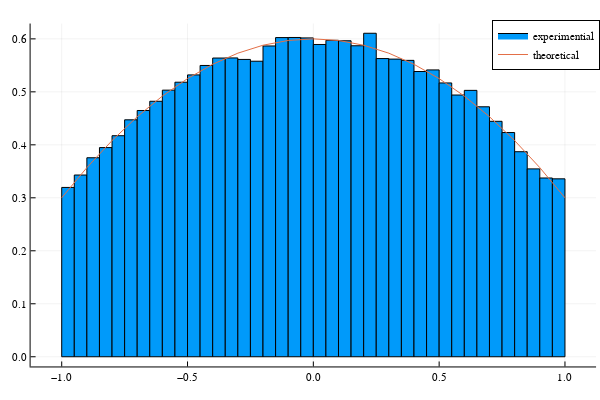

Notebook source saved alongside this figure:
### Code cell
P(x) = -1 ≤ x ≤ 1 ? 3*(1-x^2/2)/5 : 0
Ys = reject_method(P,cos,u->asin(2u-1),N=10^5)

histogram(Ys,normalize=:pdf,label="experimential")
xs = -1:0.1:1
plot!(P,xs,label="theoretical")

### Figure 1 — Plotly figure (JSON) as saved in the notebook; plotly's stock layout.template omitted (floating-point values rounded to 4 significant figures)
{"data": [{"fill": "tozeroy", "fillcolor": "rgba(0, 154, 250, 1.000)", "legendgroup": "experimential", "line": {"color": "rgba(0, 0, 0, 1)", "dash": "solid", "width": 1}, "mode": "lines", "name": "experimential", "showlegend": true, "type": "scatter", "x": [-1, -1, -0.95, -0.95, -1, -1], "xaxis": "x", "y": [0.3196, 0, 0, 0.3196, 0.3196, 0.3196], "yaxis": "y"}, {"fill": "tozeroy", "fillcolor": "rgba(0, 154, 250, 1.000)", "legendgroup": "experimential", "line": {"color": "rgba(0, 0, 0, 1)", "dash": "solid", "width": 1}, "mode": "lines", "name": "experimential", "showlegend": false, "type": "scatter", "x": [-0.95, -0.95, -0.9, -0.9, -0.95, -0.95], "xaxis": "x", "y": [0.343, 0, 0, 0.343, 0.343, 0.343], "yaxis": "y"}, {"fill": "tozeroy", "fillcolor": "rgba(0, 154, 250, 1.000)", "legendgroup": "experimential", "line": {"color": "rgba(0, 0, 0, 1)", "dash": "solid", "width": 1}, "mode": "lines", "name": "experimential", "showlegend": false, "type": "scatter", "x": [-0.9, -0.9, -0.85, -0.85, -0.9, -0.9], "xaxis": "x", "y": [0.3756, 0, 0, 0.3756, 0.3756, 0.3756], "yaxis": "y"}, {"fill": "tozeroy", "fillcolor": "rgba(0, 154, 250, 1.000)", "legendgroup": "experimential", "line": {"color": "rgba(0, 0, 0, 1)", "dash": "solid", "width": 1}, "mode": "lines", "name": "experimential", "showlegend": false, "type": "scatter", "x": [-0.85, -0.85, -0.8, -0.8, -0.85, -0.85], "xaxis": "x", "y": [0.3948, 0, 0, 0.3948, 0.3948, 0.3948], "yaxis": "y"}, {"fill": "tozeroy", "fillcolor": "rgba(0, 154, 250, 1.000)", "legendgroup": "experimential", "line": {"color": "rgba(0, 0, 0, 1)", "dash": "solid", "width": 1}, "mode": "lines", "name": "experimential", "showlegend": false, "type": "scatter", "x": [-0.8, -0.8, -0.75, -0.75, -0.8, -0.8], "xaxis": "x", "y": [0.4172, 0, 0, 0.4172, 0.4172, 0.4172], "yaxis": "y"}, {"fill": "tozeroy", "fillcolor": "rgba(0, 154, 250, 1.000)", "legendgroup": "experimential", "line": {"color": "rgba(0, 0, 0, 1)", "dash": "solid", "width": 1}, "mode": "lines", "name": "experimential", "showlegend": false, "type": "scatter", "x": [-0.75, -0.75, -0.7, -0.7, -0.75, -0.75], "xaxis": "x", "y": [0.4472, 0, 0, 0.4472, 0.4472, 0.4472], "yaxis": "y"}, {"fill": "tozeroy", "fillcolor": "rgba(0, 154, 250, 1.000)", "legendgroup": "experimential", "line": {"color": "rgba(0, 0, 0, 1)", "dash": "solid", "width": 1}, "mode": "lines", "name": "experimential", "showlegend": false, "type": "scatter", "x": [-0.7, -0.7, -0.65, -0.65, -0.7, -0.7], "xaxis": "x", "y": [0.4648, 0, 0, 0.4648, 0.4648, 0.4648], "yaxis": "y"}, {"fill": "tozeroy", "fillcolor": "rgba(0, 154, 250, 1.000)", "legendgroup": "experimential", "line": {"color": "rgba(0, 0, 0, 1)", "dash": "solid", "width": 1}, "mode": "lines", "name": "experimential", "showlegend": false, "type": "scatter", "x": [-0.65, -0.65, -0.6, -0.6, -0.65, -0.65], "xaxis": "x", "y": [0.4822, 0, 0, 0.4822, 0.4822, 0.4822], "yaxis": "y"}, {"fill": "tozeroy", "fillcolor": "rgba(0, 154, 250, 1.000)", "legendgroup": "experimential", "line": {"color": "rgba(0, 0, 0, 1)", "dash": "solid", "width": 1}, "mode": "lines", "name": "experimential", "showlegend": false, "type": "scatter", "x": [-0.6, -0.6, -0.55, -0.55, -0.6, -0.6], "xaxis": "x", "y": [0.5032, 0, 0, 0.5032, 0.5032, 0.5032], "yaxis": "y"}, {"fill": "tozeroy", "fillcolor": "rgba(0, 154, 250, 1.000)", "legendgroup": "experimential", "line": {"color": "rgba(0, 0, 0, 1)", "dash": "solid", "width": 1}, "mode": "lines", "name": "experimential", "showlegend": false, "type": "scatter", "x": [-0.55, -0.55, -0.5, -0.5, -0.55, -0.55], "xaxis": "x", "y": [0.5182, 0, 0, 0.5182, 0.5182, 0.5182], "yaxis": "y"}, {"fill": "tozeroy", "fillcolor": "rgba(0, 154, 250, 1.000)", "legendgroup": "experimential", "line": {"color": "rgba(0, 0, 0, 1)", "dash": "solid", "width": 1}, "mode": "lines", "name": "experimential", "showlegend": false, "type": "scatter", "x": [-0.5, -0.5, -0.45, -0.45, -0.5, -0.5], "xaxis": "x", "y": [0.532, 0, 0, 0.532, 0.532, 0.532], "yaxis": "y"}, {"fill": "tozeroy", "fillcolor": "rgba(0, 154, 250, 1.000)", "legendgroup": "experimential", "line": {"color": "rgba(0, 0, 0, 1)", "dash": "solid", "width": 1}, "mode": "lines", "name": "experimential", "showlegend": false, "type": "scatter", "x": [-0.45, -0.45, -0.4, -0.4, -0.45, -0.45], "xaxis": "x", "y": [0.5498, 0, 0, 0.5498, 0.5498, 0.5498], "yaxis": "y"}, {"fill": "tozeroy", "fillcolor": "rgba(0, 154, 250, 1.000)", "legendgroup": "experimential", "line": {"color": "rgba(0, 0, 0, 1)", "dash": "solid", "width": 1}, "mode": "lines", "name": "experimential", "showlegend": false, "type": "scatter", "x": [-0.4, -0.4, -0.35, -0.35, -0.4, -0.4], "xaxis": "x", "y": [0.5638, 0, 0, 0.5638, 0.5638, 0.5638], "yaxis": "y"}, {"fill": "tozeroy", "fillcolor": "rgba(0, 154, 250, 1.000)", "legendgroup": "experimential", "line": {"color": "rgba(0, 0, 0, 1)", "dash": "solid", "width": 1}, "mode": "lines", "name": "experimential", "showlegend": false, "type": "scatter", "x": [-0.35, -0.35, -0.3, -0.3, -0.35, -0.35], "xaxis": "x", "y": [0.564, 0, 0, 0.564, 0.564, 0.564], "yaxis": "y"}, {"fill": "tozeroy", "fillcolor": "rgba(0, 154, 250, 1.000)", "legendgroup": "experimential", "line": {"color": "rgba(0, 0, 0, 1)", "dash": "solid", "width": 1}, "mode": "lines", "name": "experimential", "showlegend": false, "type": "scatter", "x": [-0.3, -0.3, -0.25, -0.25, -0.3, -0.3], "xaxis": "x", "y": [0.5612, 0, 0, 0.5612, 0.5612, 0.5612], "yaxis": "y"}, {"fill": "tozeroy", "fillcolor": "rgba(0, 154, 250, 1.000)", "legendgroup": "experimential", "line": {"color": "rgba(0, 0, 0, 1)", "dash": "solid", "width": 1}, "mode": "lines", "name": "experimential", "showlegend": false, "type": "scatter", "x": [-0.25, -0.25, -0.2, -0.2, -0.25, -0.25], "xaxis": "x", "y": [0.5578, 0, 0, 0.5578, 0.5578, 0.5578], "yaxis": "y"}, {"fill": "tozeroy", "fillcolor": "rgba(0, 154, 250, 1.000)", "legendgroup": "experimential", "line": {"color": "rgba(0, 0, 0, 1)", "dash": "solid", "width": 1}, "mode": "lines", "name": "experimential", "showlegend": false, "type": "scatter", "x": [-0.2, -0.2, -0.15, -0.15, -0.2, -0.2], "xaxis": "x", "y": [0.5866, 0, 0, 0.5866, 0.5866, 0.5866], "yaxis": "y"}, {"fill": "tozeroy", "fillcolor": "rgba(0, 154, 250, 1.000)", "legendgroup": "experimential", "line": {"color": "rgba(0, 0, 0, 1)", "dash": "solid", "width": 1}, "mode": "lines", "name": "experimential", "showlegend": false, "type": "scatter", "x": [-0.15, -0.15, -0.1, -0.1, -0.15, -0.15], "xaxis": "x", "y": [0.6024, 0, 0, 0.6024, 0.6024, 0.6024], "yaxis": "y"}, {"fill": "tozeroy", "fillcolor": "rgba(0, 154, 250, 1.000)", "legendgroup": "experimential", "line": {"color": "rgba(0, 0, 0, 1)", "dash": "solid", "width": 1}, "mode": "lines", "name": "experimential", "showlegend": false, "type": "scatter", "x": [-0.1, -0.1, -0.05, -0.05, -0.1, -0.1], "xaxis": "x", "y": [0.6026, 0, 0, 0.6026, 0.6026, 0.6026], "yaxis": "y"}, {"fill": "tozeroy", "fillcolor": "rgba(0, 154, 250, 1.000)", "legendgroup": "experimential", "line": {"color": "rgba(0, 0, 0, 1)", "dash": "solid", "width": 1}, "mode": "lines", "name": "experimential", "showlegend": false, "type": "scatter", "x": [-0.05, -0.05, -5.551e-17, -5.551e-17, -0.05, -0.05], "xaxis": "x", "y": [0.6018, 0, 0, 0.6018, 0.6018, 0.6018], "yaxis": "y"}, {"fill": "tozeroy", "fillcolor": "rgba(0, 154, 250, 1.000)", "legendgroup": "experimential", "line": {"color": "rgba(0, 0, 0, 1)", "dash": "solid", "width": 1}, "mode": "lines", "name": "experimential", "showlegend": false, "type": "scatter", "x": [-5.551e-17, -5.551e-17, 0.05, 0.05, -5.551e-17, -5.551e-17], "xaxis": "x", "y": [0.5894, 0, 0, 0.5894, 0.5894, 0.5894], "yaxis": "y"}, {"fill": "tozeroy", "fillcolor": "rgba(0, 154, 250, 1.000)", "legendgroup": "experimential", "line": {"color": "rgba(0, 0, 0, 1)", "dash": "solid", "width": 1}, "mode": "lines", "name": "experimential", "showlegend": false, "type": "scatter", "x": [0.05, 0.05, 0.1, 0.1, 0.05, 0.05], "xaxis": "x", "y": [0.5972, 0, 0, 0.5972, 0.5972, 0.5972], "yaxis": "y"}, {"fill": "tozeroy", "fillcolor": "rgba(0, 154, 250, 1.000)", "legendgroup": "experimential", "line": {"color": "rgba(0, 0, 0, 1)", "dash": "solid", "width": 1}, "mode": "lines", "name": "experimential", "showlegend": false, "type": "scatter", "x": [0.1, 0.1, 0.15, 0.15, 0.1, 0.1], "xaxis": "x", "y": [0.5964, 0, 0, 0.5964, 0.5964, 0.5964], "yaxis": "y"}, {"fill": "tozeroy", "fillcolor": "rgba(0, 154, 250, 1.000)", "legendgroup": "experimential", "line": {"color": "rgba(0, 0, 0, 1)", "dash": "solid", "width": 1}, "mode": "lines", "name": "experimential", "showlegend": false, "type": "scatter", "x": [0.15, 0.15, 0.2, 0.2, 0.15, 0.15], "xaxis": "x", "y": [0.587, 0, 0, 0.587, 0.587, 0.587], "yaxis": "y"}, {"fill": "tozeroy", "fillcolor": "rgba(0, 154, 250, 1.000)", "legendgroup": "experimential", "line": {"color": "rgba(0, 0, 0, 1)", "dash": "solid", "width": 1}, "mode": "lines", "name": "experimential", "showlegend": false, "type": "scatter", "x": [0.2, 0.2, 0.25, 0.25, 0.2, 0.2], "xaxis": "x", "y": [0.6106, 0, 0, 0.6106, 0.6106, 0.6106], "yaxis": "y"}, {"fill": "tozeroy", "fillcolor": "rgba(0, 154, 250, 1.000)", "legendgroup": "experimential", "line": {"color": "rgba(0, 0, 0, 1)", "dash": "solid", "width": 1}, "mode": "lines", "name": "experimential", "showlegend": false, "type": "scatter", "x": [0.25, 0.25, 0.3, 0.3, 0.25, 0.25], "xaxis": "x", "y": [0.5628, 0, 0, 0.5628, 0.5628, 0.5628], "yaxis": "y"}, {"fill": "tozeroy", "fillcolor": "rgba(0, 154, 250, 1.000)", "legendgroup": "experimential", "line": {"color": "rgba(0, 0, 0, 1)", "dash": "solid", "width": 1}, "mode": "lines", "name": "experimential", "showlegend": false, "type": "scatter", "x": [0.3, 0.3, 0.35, 0.35, 0.3, 0.3], "xaxis": "x", "y": [0.5618, 0, 0, 0.5618, 0.5618, 0.5618], "yaxis": "y"}, {"fill": "tozeroy", "fillcolor": "rgba(0, 154, 250, 1.000)", "legendgroup": "experimential", "line": {"color": "rgba(0, 0, 0, 1)", "dash": "solid", "width": 1}, "mode": "lines", "name": "experimential", "showlegend": false, "type": "scatter", "x": [0.35, 0.35, 0.4, 0.4, 0.35, 0.35], "xaxis": "x", "y": [0.5594, 0, 0, 0.5594, 0.5594, 0.5594], "yaxis": "y"}, {"fill": "tozeroy", "fillcolor": "rgba(0, 154, 250, 1.000)", "legendgroup": "experimential", "line": {"color": "rgba(0, 0, 0, 1)", "dash": "solid", "width": 1}, "mode": "lines", "name": "experimential", "showlegend": false, "type": "scatter", "x": [0.4, 0.4, 0.45, 0.45, 0.4, 0.4], "xaxis": "x", "y": [0.5384, 0, 0, 0.5384, 0.5384, 0.5384], "yaxis": "y"}, {"fill": "tozeroy", "fillcolor": "rgba(0, 154, 250, 1.000)", "legendgroup": "experimential", "line": {"color": "rgba(0, 0, 0, 1)", "dash": "solid", "width": 1}, "mode": "lines", "name": "experimential", "showlegend": false, "type": "scatter", "x": [0.45, 0.45, 0.5, 0.5, 0.45, 0.45], "xaxis": "x", "y": [0.5414, 0, 0, 0.5414, 0.5414, 0.5414], "yaxis": "y"}, {"fill": "tozeroy", "fillcolor": "rgba(0, 154, 250, 1.000)", "legendgroup": "experimential", "line": {"color": "rgba(0, 0, 0, 1)", "dash": "solid", "width": 1}, "mode": "lines", "name": "experimential", "showlegend": false, "type": "scatter", "x": [0.5, 0.5, 0.55, 0.55, 0.5, 0.5], "xaxis": "x", "y": [0.5168, 0, 0, 0.5168, 0.5168, 0.5168], "yaxis": "y"}, {"fill": "tozeroy", "fillcolor": "rgba(0, 154, 250, 1.000)", "legendgroup": "experimential", "line": {"color": "rgba(0, 0, 0, 1)", "dash": "solid", "width": 1}, "mode": "lines", "name": "experimential", "showlegend": false, "type": "scatter", "x": [0.55, 0.55, 0.6, 0.6, 0.55, 0.55], "xaxis": "x", "y": [0.494, 0, 0, 0.494, 0.494, 0.494], "yaxis": "y"}, {"fill": "tozeroy", "fillcolor": "rgba(0, 154, 250, 1.000)", "legendgroup": "experimential", "line": {"color": "rgba(0, 0, 0, 1)", "dash": "solid", "width": 1}, "mode": "lines", "name": "experimential", "showlegend": false, "type": "scatter", "x": [0.6, 0.6, 0.65, 0.65, 0.6, 0.6], "xaxis": "x", "y": [0.5028, 0, 0, 0.5028, 0.5028, 0.5028], "yaxis": "y"}, {"fill": "tozeroy", "fillcolor": "rgba(0, 154, 250, 1.000)", "legendgroup": "experimential", "line": {"color": "rgba(0, 0, 0, 1)", "dash": "solid", "width": 1}, "mode": "lines", "name": "experimential", "showlegend": false, "type": "scatter", "x": [0.65, 0.65, 0.7, 0.7, 0.65, 0.65], "xaxis": "x", "y": [0.4718, 0, 0, 0.4718, 0.4718, 0.4718], "yaxis": "y"}, {"fill": "tozeroy", "fillcolor": "rgba(0, 154, 250, 1.000)", "legendgroup": "experimential", "line": {"color": "rgba(0, 0, 0, 1)", "dash": "solid", "width": 1}, "mode": "lines", "name": "experimential", "showlegend": false, "type": "scatter", "x": [0.7, 0.7, 0.75, 0.75, 0.7, 0.7], "xaxis": "x", "y": [0.4444, 0, 0, 0.4444, 0.4444, 0.4444], "yaxis": "y"}, {"fill": "tozeroy", "fillcolor": "rgba(0, 154, 250, 1.000)", "legendgroup": "experimential", "line": {"color": "rgba(0, 0, 0, 1)", "dash": "solid", "width": 1}, "mode": "lines", "name": "experimential", "showlegend": false, "type": "scatter", "x": [0.75, 0.75, 0.8, 0.8, 0.75, 0.75], "xaxis": "x", "y": [0.4232, 0, 0, 0.4232, 0.4232, 0.4232], "yaxis": "y"}, {"fill": "tozeroy", "fillcolor": "rgba(0, 154, 250, 1.000)", "legendgroup": "experimential", "line": {"color": "rgba(0, 0, 0, 1)", "dash": "solid", "width": 1}, "mode": "lines", "name": "experimential", "showlegend": false, "type": "scatter", "x": [0.8, 0.8, 0.85, 0.85, 0.8, 0.8], "xaxis": "x", "y": [0.387, 0, 0, 0.387, 0.387, 0.387], "yaxis": "y"}, {"fill": "tozeroy", "fillcolor": "rgba(0, 154, 250, 1.000)", "legendgroup": "experimential", "line": {"color": "rgba(0, 0, 0, 1)", "dash": "solid", "width": 1}, "mode": "lines", "name": "experimential", "showlegend": false, "type": "scatter", "x": [0.85, 0.85, 0.9, 0.9, 0.85, 0.85], "xaxis": "x", "y": [0.3546, 0, 0, 0.3546, 0.3546, 0.3546], "yaxis": "y"}, {"fill": "tozeroy", "fillcolor": "rgba(0, 154, 250, 1.000)", "legendgroup": "experimential", "line": {"color": "rgba(0, 0, 0, 1)", "dash": "solid", "width": 1}, "mode": "lines", "name": "experimential", "showlegend": false, "type": "scatter", "x": [0.9, 0.9, 0.95, 0.95, 0.9, 0.9], "xaxis": "x", "y": [0.3374, 0, 0, 0.3374, 0.3374, 0.3374], "yaxis": "y"}, {"fill": "tozeroy", "fillcolor": "rgba(0, 154, 250, 1.000)", "legendgroup": "experimential", "line": {"color": "rgba(0, 0, 0, 1)", "dash": "solid", "width": 1}, "mode": "lines", "name": "experimential", "showlegend": false, "type": "scatter", "x": [0.95, 0.95, 1.0, 1.0, 0.95, 0.95], "xaxis": "x", "y": [0.3358, 0, 0, 0.3358, 0.3358, 0.3358], "yaxis": "y"}, {"colorbar": {"len": 0.9525, "title": {"text": ""}, "x": 0.9934, "y": 0.5139}, "legendgroup": "experimential", "marker": {"color": "rgba(0, 154, 250, 0.000)", "line": {"color": "rgba(0, 0, 0, 0)", "width": 1}, "size": 0, "symbol": "circle"}, "mode": "markers", "name": "experimential", "showlegend": false, "type": "scatter", "x": [-0.975, -0.925, -0.875, -0.825, -0.775, -0.725, -0.675, -0.625, -0.575, -0.525, -0.475, -0.425, -0.375, -0.325, -0.275, -0.225, -0.175, -0.125, -0.075, -0.025, 0.025, 0.075, 0.125, 0.175, 0.225, 0.275, 0.325, 0.375, 0.425, 0.475, 0.525, 0.575, 0.625, 0.675, 0.725, 0.775, 0.825, 0.875, 0.925, 0.975], "xaxis": "x", "y": [0.3196, 0.343, 0.3756, 0.3948, 0.4172, 0.4472, 0.4648, 0.4822, 0.5032, 0.5182, 0.532, 0.5498, 0.5638, 0.564, 0.5612, 0.5578, 0.5866, 0.6024, 0.6026, 0.6018, 0.5894, 0.5972, 0.5964, 0.587, 0.6106, 0.5628, 0.5618, 0.5594, 0.5384, 0.5414, 0.5168, 0.494, 0.5028, 0.4718, 0.4444, 0.4232, 0.387, 0.3546, 0.3374, 0.3358], "yaxis": "y"}, {"colorbar": {"len": 0.9525, "title": {"text": ""}, "x": 0.9934, "y": 0.5139}, "legendgroup": "theoretical", "line": {"color": "rgba(227, 111, 71, 1.000)", "dash": "solid", "shape": "linear", "width": 1}, "mode": "lines", "name": "theoretical", "showlegend": true, "type": "scatter", "x": [-1, -0.9, -0.8, -0.7, -0.6, -0.5, -0.4, -0.3, -0.2, -0.1, 0, 0.1, 0.2, 0.3, 0.4, 0.5, 0.6, 0.7, 0.8, 0.9, 1], "xaxis": "x", "y": [0.3, 0.357, 0.408, 0.453, 0.492, 0.525, 0.552, 0.573, 0.588, 0.597, 0.6, 0.597, 0.588, 0.573, 0.552, 0.525, 0.492, 0.453, 0.408, 0.357, 0.3], "yaxis": "y"}], "layout": {"annotations": [], "height": 400, "legend": {"bgcolor": "rgba(255, 255, 255, 1.000)", "bordercolor": "rgba(0, 0, 0, 1)", "borderwidth": 1, "font": {"color": "rgba(0, 0, 0, 1)", "family": "sans-serif", "size": 11}, "title": {"font": {"color": "rgba(0, 0, 0, 1)", "family": "sans-serif", "size": 15}, "text": ""}, "tracegroupgap": 0, "traceorder": "normal", "x": 1, "xanchor": "auto", "y": 1, "yanchor": "auto"}, "margin": {"b": 20, "l": 0, "r": 0, "t": 20}, "paper_bgcolor": "rgba(255, 255, 255, 1.000)", "plot_bgcolor": "rgba(255, 255, 255, 1.000)", "showlegend": true, "width": 600, "xaxis": {"anchor": "y", "domain": [0.05101, 0.9934], "gridcolor": "rgba(0, 0, 0, 0.1)", "gridwidth": 0.5, "linecolor": "rgba(0, 0, 0, 1)", "mirror": false, "range": [-1.124, 1.124], "showgrid": true, "showline": true, "showticklabels": true, "tickangle": 0, "tickcolor": "rgb(0, 0, 0)", "tickfont": {"color": "rgba(0, 0, 0, 1)", "family": "sans-serif", "size": 11}, "tickmode": "array", "ticks": "inside", "ticktext": ["−1.0", "−0.5", "0.0", "0.5", "1.0"], "tickvals": [-1, -0.5, 0, 0.5, 1], "title": {"font": {"color": "rgba(0, 0, 0, 1)", "family": "sans-serif", "size": 15}, "text": ""}, "type": "linear", "visible": true, "zeroline": false, "zerolinecolor": "rgba(0, 0, 0, 1)"}, "yaxis": {"anchor": "x", "domain": [0.03762, 0.9902], "gridcolor": "rgba(0, 0, 0, 0.1)", "gridwidth": 0.5, "linecolor": "rgba(0, 0, 0, 1)", "mirror": false, "range": [-0.01832, 0.6289], "showgrid": true, "showline": true, "showticklabels": true, "tickangle": 0, "tickcolor": "rgb(0, 0, 0)", "tickfont": {"color": "rgba(0, 0, 0, 1)", "family": "sans-serif", "size": 11}, "tickmode": "array", "ticks": "inside", "ticktext": ["0.0", "0.1", "0.2", "0.3", "0.4", "0.5", "0.6"], "tickvals": [0, 0.1, 0.2, 0.3, 0.4, 0.5, 0.6], "title": {"font": {"color": "rgba(0, 0, 0, 1)", "family": "sans-serif", "size": 15}, "text": ""}, "type": "linear", "visible": true, "zeroline": false, "zerolinecolor": "rgba(0, 0, 0, 1)"}}}
